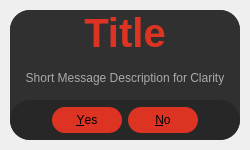
<?xml version="1.0" encoding="UTF-8"?>
<ui version="4.0">
 <class>Dialog</class>
 <widget class="QDialog" name="Dialog">
  <property name="geometry">
   <rect>
    <x>0</x>
    <y>0</y>
    <width>250</width>
    <height>150</height>
   </rect>
  </property>
  <property name="minimumSize">
   <size>
    <width>250</width>
    <height>150</height>
   </size>
  </property>
  <property name="windowTitle">
   <string>Dialog</string>
  </property>
  <property name="sizeGripEnabled">
   <bool>false</bool>
  </property>
  <layout class="QVBoxLayout" name="verticalLayout">
   <property name="spacing">
    <number>0</number>
   </property>
   <property name="leftMargin">
    <number>10</number>
   </property>
   <property name="topMargin">
    <number>10</number>
   </property>
   <property name="rightMargin">
    <number>10</number>
   </property>
   <property name="bottomMargin">
    <number>10</number>
   </property>
   <item>
    <widget class="QFrame" name="dropshadow_frame">
     <property name="minimumSize">
      <size>
       <width>230</width>
       <height>130</height>
      </size>
     </property>
     <property name="styleSheet">
      <string notr="true">QFrame{
background-color: rgb(48, 48, 48);
border-radius: 20px;
}</string>
     </property>
     <property name="frameShape">
      <enum>QFrame::StyledPanel</enum>
     </property>
     <property name="frameShadow">
      <enum>QFrame::Raised</enum>
     </property>
     <layout class="QVBoxLayout" name="verticalLayout_2">
      <property name="spacing">
       <number>0</number>
      </property>
      <property name="leftMargin">
       <number>0</number>
      </property>
      <property name="topMargin">
       <number>0</number>
      </property>
      <property name="rightMargin">
       <number>0</number>
      </property>
      <property name="bottomMargin">
       <number>0</number>
      </property>
      <item>
       <widget class="QLabel" name="title">
        <property name="sizePolicy">
         <sizepolicy hsizetype="Preferred" vsizetype="Minimum">
          <horstretch>0</horstretch>
          <verstretch>0</verstretch>
         </sizepolicy>
        </property>
        <property name="font">
         <font>
          <family>Segoe UI</family>
          <pointsize>30</pointsize>
          <weight>75</weight>
          <bold>true</bold>
         </font>
        </property>
        <property name="styleSheet">
         <string notr="true">color: rgb(221, 51, 34);</string>
        </property>
        <property name="text">
         <string>Title</string>
        </property>
        <property name="alignment">
         <set>Qt::AlignCenter</set>
        </property>
       </widget>
      </item>
      <item>
       <widget class="QLabel" name="description">
        <property name="minimumSize">
         <size>
          <width>0</width>
          <height>40</height>
         </size>
        </property>
        <property name="maximumSize">
         <size>
          <width>16777215</width>
          <height>16777215</height>
         </size>
        </property>
        <property name="font">
         <font>
          <family>Segoe UI</family>
         </font>
        </property>
        <property name="styleSheet">
         <string notr="true">color: #aaaaaa;</string>
        </property>
        <property name="text">
         <string>Short Message Description for Clarity</string>
        </property>
        <property name="alignment">
         <set>Qt::AlignCenter</set>
        </property>
        <property name="wordWrap">
         <bool>true</bool>
        </property>
        <property name="margin">
         <number>0</number>
        </property>
       </widget>
      </item>
      <item>
       <widget class="QFrame" name="btn_frame">
        <property name="minimumSize">
         <size>
          <width>230</width>
          <height>40</height>
         </size>
        </property>
        <property name="maximumSize">
         <size>
          <width>16777215</width>
          <height>40</height>
         </size>
        </property>
        <property name="styleSheet">
         <string notr="true">border-radius: 20px;
background-color: rgb(39, 39, 39);</string>
        </property>
        <property name="frameShape">
         <enum>QFrame::StyledPanel</enum>
        </property>
        <property name="frameShadow">
         <enum>QFrame::Raised</enum>
        </property>
        <layout class="QVBoxLayout" name="verticalLayout_3">
         <property name="spacing">
          <number>0</number>
         </property>
         <property name="leftMargin">
          <number>0</number>
         </property>
         <property name="topMargin">
          <number>0</number>
         </property>
         <property name="rightMargin">
          <number>0</number>
         </property>
         <property name="bottomMargin">
          <number>0</number>
         </property>
         <item>
          <widget class="QDialogButtonBox" name="buttonBox">
           <property name="minimumSize">
            <size>
             <width>230</width>
             <height>40</height>
            </size>
           </property>
           <property name="maximumSize">
            <size>
             <width>230</width>
             <height>16777215</height>
            </size>
           </property>
           <property name="font">
            <font>
             <family>Segoe UI</family>
             <pointsize>15</pointsize>
             <weight>75</weight>
             <bold>true</bold>
            </font>
           </property>
           <property name="layoutDirection">
            <enum>Qt::LeftToRight</enum>
           </property>
           <property name="styleSheet">
            <string notr="true">QPushButton{
background-color: rgb(221, 51, 34);
border-radius: 13px;
min-width: 50px;
min-height: 20px;
padding: 3px;
padding-left: 10px;
padding-right: 10px;
}

QPushButton:hover{
background-color: rgb(255, 85, 68);
}
QPushButton:pressed{
border: 1px solid rgb(48, 48, 48)
}</string>
           </property>
           <property name="orientation">
            <enum>Qt::Horizontal</enum>
           </property>
           <property name="standardButtons">
            <set>QDialogButtonBox::No|QDialogButtonBox::Yes</set>
           </property>
           <property name="centerButtons">
            <bool>true</bool>
           </property>
          </widget>
         </item>
        </layout>
       </widget>
      </item>
     </layout>
    </widget>
   </item>
  </layout>
 </widget>
 <resources/>
 <connections>
  <connection>
   <sender>buttonBox</sender>
   <signal>accepted()</signal>
   <receiver>Dialog</receiver>
   <slot>accept()</slot>
   <hints>
    <hint type="sourcelabel">
     <x>228</x>
     <y>114</y>
    </hint>
    <hint type="destinationlabel">
     <x>157</x>
     <y>149</y>
    </hint>
   </hints>
  </connection>
  <connection>
   <sender>buttonBox</sender>
   <signal>rejected()</signal>
   <receiver>Dialog</receiver>
   <slot>reject()</slot>
   <hints>
    <hint type="sourcelabel">
     <x>239</x>
     <y>120</y>
    </hint>
    <hint type="destinationlabel">
     <x>249</x>
     <y>149</y>
    </hint>
   </hints>
  </connection>
 </connections>
</ui>
